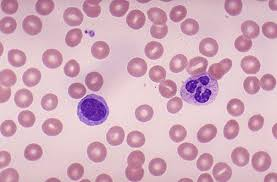
#> input picture bloodcell.jpg, 277 x 182 px
$ python preprocess_rbc.py
#> lines starting #> are read from the running program, lines starting #| are printed output that depends on the picture; after the words box and inside, x2 and y2 are one past the last pixel; in counts of white or black regions, pixels touching at a corner belong together
import numpy as np
import cv2

# read original image
image = cv2.imread('bloodcell.jpg')#cv2.imread("dataset-master/dataset-master/JPEGImages/BloodImage_00004.jpg")
#> image is the input picture: shape (182, 277, 3); mean B, G, R 190, 173.4, 211.9
img = cv2.cvtColor(image, cv2.COLOR_BGR2HSV)
#> img: shape (182, 277, 3); mean H, S, V 164.5, 50.1, 213.1
rlower = np.array([160, 60, 100])#, dtype = "uint8") #np.array([110, 100, 200], dtype = "uint8")
rupper = np.array([180, 200, 255])#, dtype = "uint8") #np.array([130, 120, 230], dtype = "uint8")
# find the colors within the specified boundaries and apply
# the mask
rmask = cv2.inRange(img, rlower, rupper)
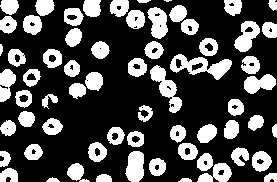
#> rmask: shape (182, 277); 29.5% white; 64 white regions (1 under 20 px), largest, box (x1, y1, x2, y2) and area: (170, 54, 232, 80) 729, (150, 65, 182, 113) 601, (125, 151, 144, 182) 473
'''
kernel = np.ones((5, 5), np.uint8)
mask = cv2.erode(mask, kernel)

kernel = np.ones((3, 3), np.uint8)
mask = cv2.dilate(mask, kernel)
'''
#> (the run stopped early here; a loop or call above may not have finished)
